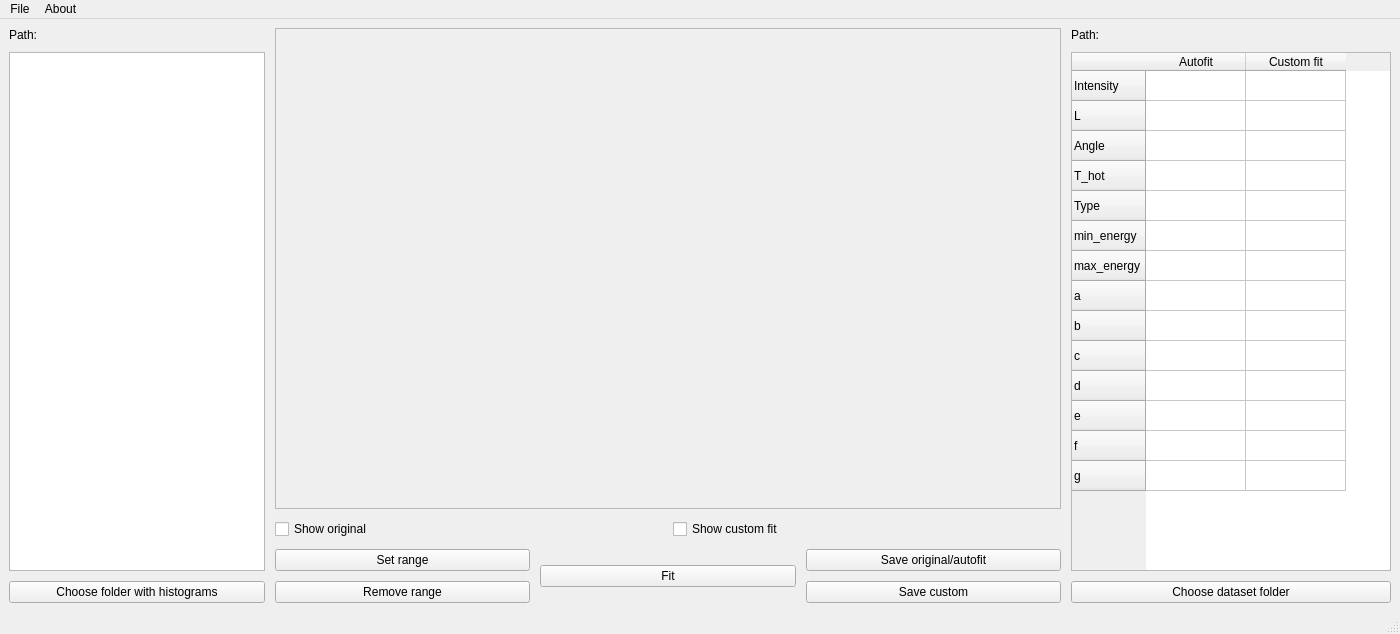
<?xml version="1.0" encoding="UTF-8"?>
<ui version="4.0">
 <class>MainWindow</class>
 <widget class="QMainWindow" name="MainWindow">
  <property name="geometry">
   <rect>
    <x>0</x>
    <y>0</y>
    <width>1400</width>
    <height>634</height>
   </rect>
  </property>
  <property name="sizePolicy">
   <sizepolicy hsizetype="Expanding" vsizetype="Expanding">
    <horstretch>1</horstretch>
    <verstretch>1</verstretch>
   </sizepolicy>
  </property>
  <property name="windowTitle">
   <string>MainWindow</string>
  </property>
  <widget class="QWidget" name="centralwidget">
   <property name="sizePolicy">
    <sizepolicy hsizetype="Expanding" vsizetype="Expanding">
     <horstretch>1</horstretch>
     <verstretch>1</verstretch>
    </sizepolicy>
   </property>
   <property name="maximumSize">
    <size>
     <width>16777215</width>
     <height>16777215</height>
    </size>
   </property>
   <property name="sizeIncrement">
    <size>
     <width>1</width>
     <height>1</height>
    </size>
   </property>
   <layout class="QHBoxLayout" name="horizontalLayout_4">
    <item>
     <layout class="QHBoxLayout" name="horizontalLayout" stretch="0,3,0">
      <property name="spacing">
       <number>10</number>
      </property>
      <property name="sizeConstraint">
       <enum>QLayout::SetDefaultConstraint</enum>
      </property>
      <property name="leftMargin">
       <number>0</number>
      </property>
      <property name="rightMargin">
       <number>0</number>
      </property>
      <item>
       <layout class="QVBoxLayout" name="verticalLayout">
        <item>
         <widget class="QLabel" name="labelFolderPath">
          <property name="sizePolicy">
           <sizepolicy hsizetype="MinimumExpanding" vsizetype="Preferred">
            <horstretch>0</horstretch>
            <verstretch>0</verstretch>
           </sizepolicy>
          </property>
          <property name="text">
           <string>Path: </string>
          </property>
         </widget>
        </item>
        <item>
         <widget class="QListWidget" name="listViewHistograms">
          <property name="sizePolicy">
           <sizepolicy hsizetype="MinimumExpanding" vsizetype="Expanding">
            <horstretch>0</horstretch>
            <verstretch>0</verstretch>
           </sizepolicy>
          </property>
         </widget>
        </item>
        <item>
         <widget class="QPushButton" name="chooseFolderButton">
          <property name="sizePolicy">
           <sizepolicy hsizetype="MinimumExpanding" vsizetype="Fixed">
            <horstretch>0</horstretch>
            <verstretch>0</verstretch>
           </sizepolicy>
          </property>
          <property name="text">
           <string>Choose folder with histograms</string>
          </property>
         </widget>
        </item>
       </layout>
      </item>
      <item>
       <layout class="QVBoxLayout" name="verticalLayout_2" stretch="1,0,0">
        <item>
         <widget class="QFrame" name="framePlot">
          <property name="enabled">
           <bool>true</bool>
          </property>
          <property name="sizePolicy">
           <sizepolicy hsizetype="Expanding" vsizetype="Expanding">
            <horstretch>0</horstretch>
            <verstretch>0</verstretch>
           </sizepolicy>
          </property>
          <property name="baseSize">
           <size>
            <width>0</width>
            <height>0</height>
           </size>
          </property>
          <property name="cursor">
           <cursorShape>CrossCursor</cursorShape>
          </property>
          <property name="frameShape">
           <enum>QFrame::StyledPanel</enum>
          </property>
          <property name="frameShadow">
           <enum>QFrame::Raised</enum>
          </property>
         </widget>
        </item>
        <item>
         <layout class="QHBoxLayout" name="horizontalLayout_3">
          <item>
           <widget class="QCheckBox" name="checkBoxShowOriginal">
            <property name="text">
             <string>Show original</string>
            </property>
           </widget>
          </item>
          <item>
           <widget class="QCheckBox" name="checkBoxShowCustomFit">
            <property name="text">
             <string>Show custom fit</string>
            </property>
           </widget>
          </item>
         </layout>
        </item>
        <item>
         <layout class="QHBoxLayout" name="horizontalLayout_2" stretch="1,1,1">
          <item>
           <layout class="QVBoxLayout" name="verticalLayout_4">
            <property name="sizeConstraint">
             <enum>QLayout::SetNoConstraint</enum>
            </property>
            <item>
             <widget class="QPushButton" name="pushButtonSetRange">
              <property name="text">
               <string>Set range</string>
              </property>
             </widget>
            </item>
            <item>
             <widget class="QPushButton" name="pushButtonRemoveRange">
              <property name="text">
               <string>Remove range</string>
              </property>
             </widget>
            </item>
           </layout>
          </item>
          <item>
           <widget class="QPushButton" name="pushButtonFit">
            <property name="text">
             <string>Fit</string>
            </property>
           </widget>
          </item>
          <item>
           <layout class="QVBoxLayout" name="verticalLayout_5">
            <item>
             <widget class="QPushButton" name="pushButtonSaveOriginal">
              <property name="text">
               <string>Save original/autofit</string>
              </property>
             </widget>
            </item>
            <item>
             <widget class="QPushButton" name="pushButtonSaveCustom">
              <property name="text">
               <string>Save custom</string>
              </property>
             </widget>
            </item>
           </layout>
          </item>
         </layout>
        </item>
       </layout>
      </item>
      <item>
       <layout class="QVBoxLayout" name="verticalLayout_3">
        <item>
         <widget class="QLabel" name="labelDatasetPath">
          <property name="text">
           <string>Path:</string>
          </property>
         </widget>
        </item>
        <item>
         <widget class="QTableWidget" name="tableWidget">
          <property name="sizePolicy">
           <sizepolicy hsizetype="Minimum" vsizetype="Expanding">
            <horstretch>0</horstretch>
            <verstretch>0</verstretch>
           </sizepolicy>
          </property>
          <property name="minimumSize">
           <size>
            <width>320</width>
            <height>0</height>
           </size>
          </property>
          <property name="maximumSize">
           <size>
            <width>200</width>
            <height>16777215</height>
           </size>
          </property>
          <row>
           <property name="text">
            <string>Intensity</string>
           </property>
          </row>
          <row>
           <property name="text">
            <string>L</string>
           </property>
          </row>
          <row>
           <property name="text">
            <string>Angle</string>
           </property>
          </row>
          <row>
           <property name="text">
            <string>T_hot</string>
           </property>
          </row>
          <row>
           <property name="text">
            <string>Type</string>
           </property>
          </row>
          <row>
           <property name="text">
            <string>min_energy</string>
           </property>
          </row>
          <row>
           <property name="text">
            <string>max_energy</string>
           </property>
          </row>
          <row>
           <property name="text">
            <string>a</string>
           </property>
          </row>
          <row>
           <property name="text">
            <string>b</string>
           </property>
          </row>
          <row>
           <property name="text">
            <string>c</string>
           </property>
          </row>
          <row>
           <property name="text">
            <string>d</string>
           </property>
          </row>
          <row>
           <property name="text">
            <string>e</string>
           </property>
          </row>
          <row>
           <property name="text">
            <string>f</string>
           </property>
          </row>
          <row>
           <property name="text">
            <string>g</string>
           </property>
          </row>
          <column>
           <property name="text">
            <string>Autofit</string>
           </property>
          </column>
          <column>
           <property name="text">
            <string>Custom fit</string>
           </property>
          </column>
         </widget>
        </item>
        <item>
         <widget class="QPushButton" name="pushButtonChooseDataset">
          <property name="sizePolicy">
           <sizepolicy hsizetype="MinimumExpanding" vsizetype="Fixed">
            <horstretch>0</horstretch>
            <verstretch>0</verstretch>
           </sizepolicy>
          </property>
          <property name="text">
           <string>Choose dataset folder</string>
          </property>
         </widget>
        </item>
       </layout>
      </item>
     </layout>
    </item>
   </layout>
  </widget>
  <widget class="QMenuBar" name="menubar">
   <property name="geometry">
    <rect>
     <x>0</x>
     <y>0</y>
     <width>1400</width>
     <height>26</height>
    </rect>
   </property>
   <widget class="QMenu" name="menuFile">
    <property name="title">
     <string>File</string>
    </property>
    <addaction name="actionSave"/>
    <addaction name="actionOptions"/>
    <addaction name="separator"/>
    <addaction name="actionExit"/>
   </widget>
   <widget class="QMenu" name="menuAbout">
    <property name="title">
     <string>About</string>
    </property>
    <addaction name="actionInfo"/>
   </widget>
   <addaction name="menuFile"/>
   <addaction name="menuAbout"/>
  </widget>
  <widget class="QStatusBar" name="statusbar"/>
  <action name="actionSave">
   <property name="text">
    <string>Save</string>
   </property>
   <property name="shortcutContext">
    <enum>Qt::WidgetShortcut</enum>
   </property>
  </action>
  <action name="actionInfo">
   <property name="text">
    <string>Info</string>
   </property>
  </action>
  <action name="actionOptions">
   <property name="text">
    <string>Options</string>
   </property>
  </action>
  <action name="actionExit">
   <property name="text">
    <string>Exit</string>
   </property>
  </action>
 </widget>
 <resources/>
 <connections/>
</ui>
